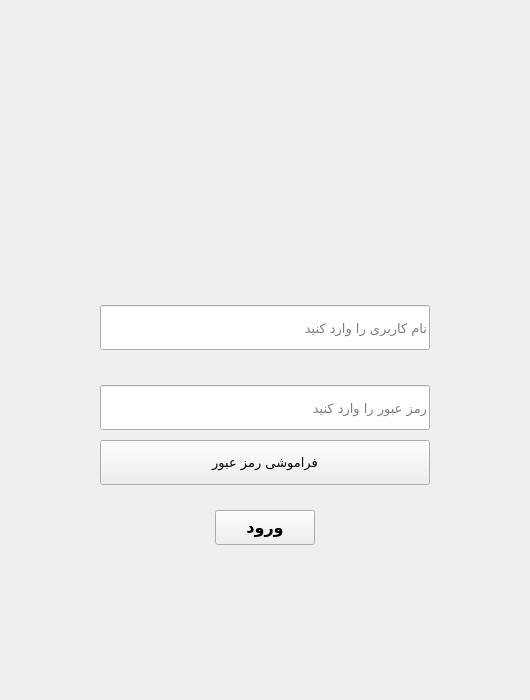
<?xml version="1.0" encoding="UTF-8"?>
<ui version="4.0">
 <class>MainWindow</class>
 <widget class="QFrame" name="MainWindow">
  <property name="geometry">
   <rect>
    <x>0</x>
    <y>0</y>
    <width>530</width>
    <height>700</height>
   </rect>
  </property>
  <property name="sizePolicy">
   <sizepolicy hsizetype="Preferred" vsizetype="Preferred">
    <horstretch>0</horstretch>
    <verstretch>0</verstretch>
   </sizepolicy>
  </property>
  <property name="windowTitle">
   <string>AvidMech Trade Login</string>
  </property>
  <widget class="QLabel" name="label_Status">
   <property name="geometry">
    <rect>
     <x>96</x>
     <y>560</y>
     <width>330</width>
     <height>45</height>
    </rect>
   </property>
   <property name="font">
    <font>
     <family>B Koodak</family>
     <pointsize>10</pointsize>
    </font>
   </property>
   <property name="text">
    <string/>
   </property>
   <property name="alignment">
    <set>Qt::AlignCenter</set>
   </property>
  </widget>
  <widget class="QPushButton" name="pushButton_enter">
   <property name="geometry">
    <rect>
     <x>215</x>
     <y>510</y>
     <width>100</width>
     <height>35</height>
    </rect>
   </property>
   <property name="font">
    <font>
     <family>B Koodak</family>
     <pointsize>12</pointsize>
     <weight>75</weight>
     <bold>true</bold>
    </font>
   </property>
   <property name="text">
    <string>ورود</string>
   </property>
  </widget>
  <widget class="QLineEdit" name="lineEdit_User">
   <property name="geometry">
    <rect>
     <x>100</x>
     <y>305</y>
     <width>330</width>
     <height>45</height>
    </rect>
   </property>
   <property name="font">
    <font>
     <family>B Koodak</family>
     <pointsize>10</pointsize>
    </font>
   </property>
   <property name="placeholderText">
    <string>نام کاربری را وارد کنید</string>
   </property>
  </widget>
  <widget class="QLineEdit" name="lineEdit_Pass">
   <property name="geometry">
    <rect>
     <x>100</x>
     <y>385</y>
     <width>330</width>
     <height>45</height>
    </rect>
   </property>
   <property name="font">
    <font>
     <family>B Koodak</family>
     <pointsize>10</pointsize>
    </font>
   </property>
   <property name="placeholderText">
    <string>رمز عبور را وارد کنید</string>
   </property>
  </widget>
  <widget class="QLabel" name="User_Icon_Label">
   <property name="geometry">
    <rect>
     <x>111</x>
     <y>317</y>
     <width>20</width>
     <height>20</height>
    </rect>
   </property>
   <property name="text">
    <string/>
   </property>
   <property name="scaledContents">
    <bool>true</bool>
   </property>
  </widget>
  <widget class="QPushButton" name="pushButton_Forget">
   <property name="geometry">
    <rect>
     <x>100</x>
     <y>440</y>
     <width>330</width>
     <height>45</height>
    </rect>
   </property>
   <property name="font">
    <font>
     <family>B Koodak</family>
     <pointsize>10</pointsize>
     <weight>50</weight>
     <bold>false</bold>
    </font>
   </property>
   <property name="text">
    <string>فراموشی رمز عبور</string>
   </property>
  </widget>
  <widget class="QLabel" name="label_Logo">
   <property name="geometry">
    <rect>
     <x>150</x>
     <y>70</y>
     <width>230</width>
     <height>230</height>
    </rect>
   </property>
   <property name="text">
    <string/>
   </property>
   <property name="scaledContents">
    <bool>true</bool>
   </property>
   <property name="alignment">
    <set>Qt::AlignCenter</set>
   </property>
  </widget>
  <widget class="QLabel" name="Pass_Icon_Label">
   <property name="geometry">
    <rect>
     <x>114</x>
     <y>398</y>
     <width>15</width>
     <height>20</height>
    </rect>
   </property>
   <property name="text">
    <string/>
   </property>
   <property name="scaledContents">
    <bool>true</bool>
   </property>
   <property name="alignment">
    <set>Qt::AlignCenter</set>
   </property>
  </widget>
 </widget>
 <resources/>
 <connections/>
</ui>
